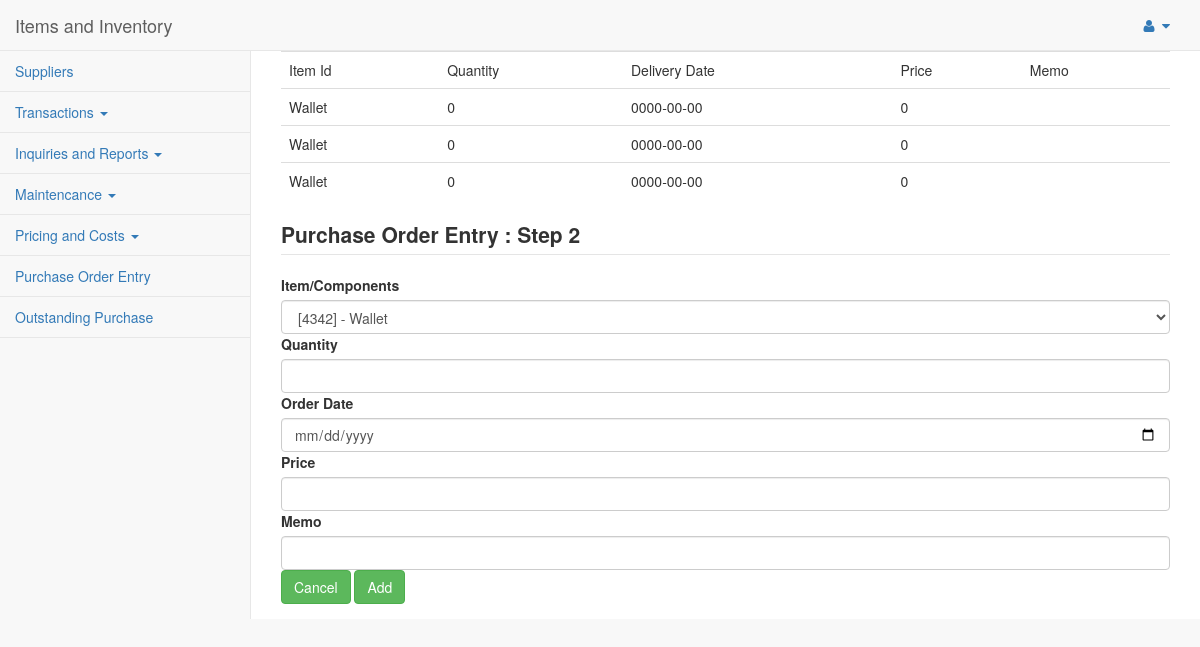
The page /pages/purchase2.php on the database its author committed.
### tables this page shows
CREATE TABLE IF NOT EXISTS `list_order_items` (
  `id` int(11) NOT NULL AUTO_INCREMENT,
  `item_id` varchar(100) NOT NULL,
  `quantity` int(11) NOT NULL,
  `delivery_date` date NOT NULL,
  `pbt` int(11) NOT NULL,
  `memo` varchar(100) NOT NULL,
  `p_o_reference` int(11) DEFAULT NULL,
  PRIMARY KEY (`id`)
);

### pages/process.php (called while the page is built, shortened)
<?php
function viewItems($conn){
	$sql="SELECT * FROM item";
	$result=mysqli_query($conn, $sql);
	return $result;
}
function showOrderItemsDuringInput($conn){
	$sql="SELECT id FROM purchase_order_entry ORDER BY id DESC LIMIT 1";
	$result=mysqli_query($conn, $sql);
	return $result;
}
function showList($conn, $id){
	$sql="SELECT * FROM list_order_items WHERE p_o_reference='$id'";
	$result=mysqli_query($conn, $sql);
	return $result;
}
?>

### pages/purchase2.php (the view, shortened to what this page needs)
      <?php
        include('process.php');
        $conn1 = connect();
        $result = viewItems($conn1);
        $showOrderItemsDuringInput=showOrderItemsDuringInput($conn1);
        $lastId=mysqli_fetch_assoc($showOrderItemsDuringInput);
        $id=$lastId['id'];
        $showList=showList($conn1, $id);
        include('header.php');
        ?>
        <div id="page-wrapper">
        <div class="table-responsive">
         	<table class="table">
         		<tr>
         			<td>Item Id</td>
         			<td>Quantity</td>
         			<td>Delivery Date</td>
         			<td>Price</td>
         			<td>Memo</td>
         		</tr>
         		<?php
         			while($row=mysqli_fetch_assoc($showList)){
         		?>
         		<tr>
         			<td><?=$row['item_id']?></td>
         			<td><?=$row['quantity']?></td>
         			<td><?=$row['delivery_date']?></td>
         			<td><?=$row['pbt']?></td>
         			<td><?=$row['memo']?></td>
         		</tr>
         		<?php
     			}
         		?>
         	</table>
         </div>
    <form method="POST">
    	<legend><label>Purchase Order Entry : Step 2</label></legend>
        <label>Item/Components</label>
  		<select class="form-control" name="item_id">
  		<?php
  		while($row=mysqli_fetch_assoc($result)){
  		?>
   		       <option value="<?=$row['name']?>">[<?=$row['item_code']?>] - <?=$row['name']?></option>
    	 <?php }
    	       ?>
        </select>
        <label>Quantity</label>
         <input type="text" class="form-control" name="quantity">
         <label>Order Date</label>
         <input type="date" class="form-control" name="delivery_date">
         <label>Price</label>
         <input type="text" class="form-control" name="pbt">
      	 <label>Memo</label>
         <input type="text" class="form-control" name="memo">
        <input type="submit" class="btn btn-success" value="Cancel" name="cancel">
        <input type="submit" class="btn btn-success" value="Add" name="add">
    </form>
    </div>
<?php
 include('footer.php');
?>

### rows shown on the page
list_order_items: item "Wallet", quantity "0", delivery_date "0000-00-00", pbt "0"
list_order_items: item "Wallet", quantity "0", delivery_date "0000-00-00", pbt "0"
list_order_items: item "Wallet", quantity "0", delivery_date "0000-00-00", pbt "0"
